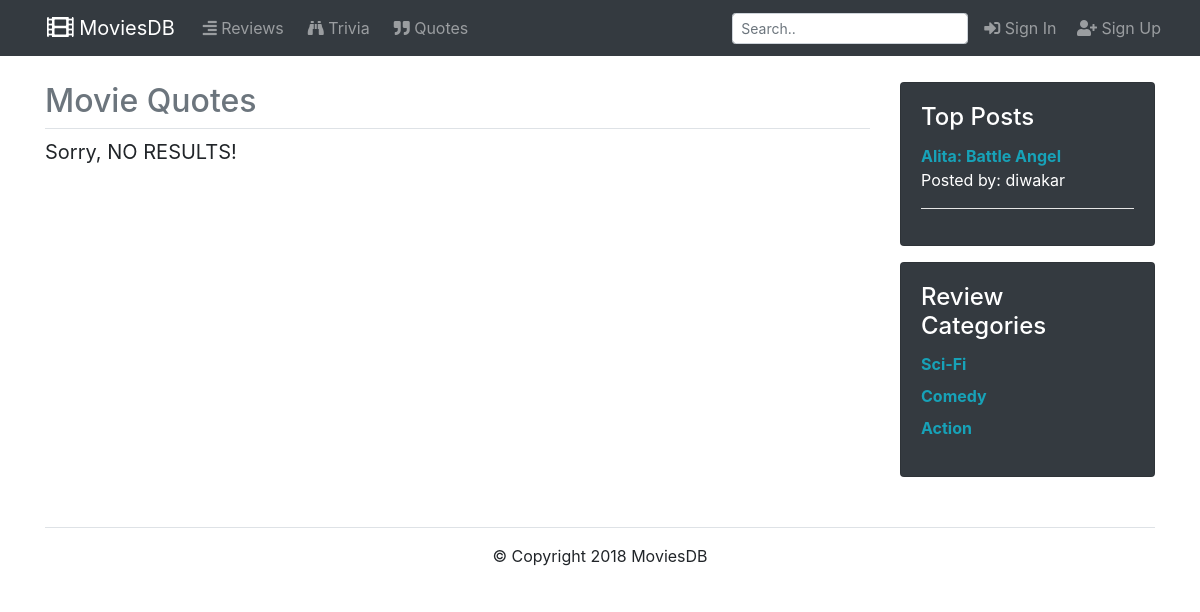
Screenshot of /quotes.php?category=1 with the database file from the repository.
### tables this page shows
CREATE TABLE `posts` (
  `post_id` int(11) NOT NULL,
  `post_type` varchar(250) NOT NULL,
  `post_title` varchar(250) NOT NULL,
  `post_author` varchar(250) NOT NULL,
  `post_date` date NOT NULL,
  `post_content` text NOT NULL,
  `post_cat_id` int(11) NOT NULL,
  `post_image` text NOT NULL,
  `post_desc` text NOT NULL,
  `post_comment_count` int(11) NOT NULL
);

CREATE TABLE `categories` (
  `cat_id` int(11) NOT NULL,
  `cat_title` varchar(250) NOT NULL
);

### quotes.php (the view, shortened to what this page needs)
<!DOCTYPE html>
<html lang="en">
<?php include "includes/db.php"; ?>
<?php include "includes/header.php"; ?>
<body>
	<?php include "includes/navbar.php"; ?>
	<div class="container">
		<div class="row">
			<div class="col-md-9">
				<h2 class="pb-2 mt-3 mb-2 border-bottom text-muted">
					Movie Quotes<br>
				</h2>
				<?php
                $perPage = 4;
                if(isset($_GET['page'])) {
                    $page = $_GET['page'];
                } else {
                    $page = "1";
                }
                if($page == "" || $page == 1) {
                    $page1 = 0;
                } else {
                    $page1 = ($page * $perPage) - $perPage;
                }
				$query = "SELECT * FROM posts WHERE post_type = 'quote' ORDER BY post_date DESC LIMIT $page1, $perPage";
				$trivia = mysqli_query($connect, $query);
                if(mysqli_num_rows($trivia) <= 0) {
                    echo "<blockquote class='blockquote'>Sorry, NO RESULTS!</blockquote>";
                }
					?>
			</div>
			<?php include "includes/sidebar.php" ?>
		</div>
		<?php include "includes/footer.php" ?>
	</div>
</body>
</html>

### includes/sidebar.php
<div class="col-md-3">
	<div class="card text-white bg-dark mt-3">
		<?php
		$query = "SELECT * FROM posts ORDER BY post_comment_count DESC, post_title ASC LIMIT 4";
		$posts = mysqli_query($connect, $query);
		?>
		<div class="card-body">
		    <h4 class="card-title">Top Posts</h4>
            <div class="row">
                <div class="col-lg-12">
                    <ul class="list-unstyled">
                        <?php
                        while($row = mysqli_fetch_assoc($posts)) {
                            $postID = $row['post_id'];
                            $postTitle = $row['post_title'];
                            $postAuthor = $row['post_author'];
                            ?>
                            <a class="text-info" href="post.php?p_id=<?php echo $postID; ?>"><b><?php echo $postTitle; ?></b><br></a>
                            <span>Posted by: <?php echo $postAuthor; ?></span>
                            <hr class="bg-white">
                            <?php
                        }
                        ?>
                    </ul>
                </div>
            </div>
		</div>
    </div>
    <div class="card text-white bg-dark mt-3">
		<?php
		$query = "SELECT * FROM categories";
		$cats = mysqli_query($connect, $query);
		?>
		<div class="card-body">
		    <h4 class="card-title">Review Categories</h4>
            <div class="row">
                <div class="col-lg-12">
                    <ul class="list-unstyled">
                        <?php
                        while($row = mysqli_fetch_assoc($cats)) {
                            $catID = $row['cat_id'];
                            $catTitle = $row['cat_title'];
                            echo "<li class='mb-2'><a class='text-info' href='category.php?category=$catID'><b>$catTitle</b></a></li>";
                        }
                        ?>
                    </ul>
                </div>
            </div>
		</div>
    </div>
</div>

### css/blog-home.css (style rules this page uses)
body { padding-top: 50px; }

### rows the page displays
posts: post_title "Alita: Battle Angel", post_author "diwakar"
categories: cat_title "Sci-Fi"
categories: cat_title "Comedy"
categories: cat_title "Action"
